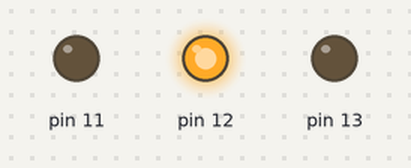
A sketch run on a simulated Arduino Uno, built with avr-gcc and run on an emulated ATmega328P. Shown: output pins drawn as LEDs (lit = HIGH).

Above: at 5.0 s.
At 12.5 s:
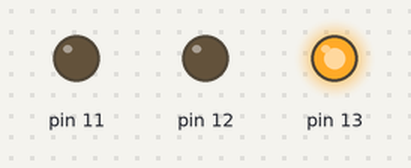
At 22.5 s:
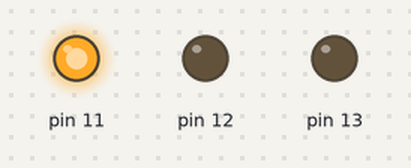
Timing chart, 0 to 39.0 s (numbered marks = the images above):
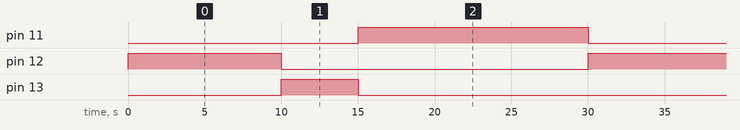

Measured:
- by itself, pin 11: alternates HIGH for 15.0 s and LOW for 15.0 s
- by itself, pin 12: alternates HIGH for 10.0 s and LOW for 20.0 s
- by itself, pin 13: alternates HIGH for 5.0 s and LOW for 25.0 s

The sketch:

sem_foro1.ino
```cpp
// C++ code
//
void setup()
{
  pinMode(11, OUTPUT);
  pinMode(12, OUTPUT);
  pinMode(13, OUTPUT);
}

void loop()
{
  digitalWrite(11, LOW);
  digitalWrite(12, HIGH);
  delay(10000); // Wait for 10000 millisecond(s)
  digitalWrite(12, LOW);
  digitalWrite(13, HIGH);
  delay(5000); // Wait for 5000 millisecond(s)
  digitalWrite(13, LOW);
  digitalWrite(11, HIGH);
  delay(15000); // Wait for 15000 millisecond(s)
}
```
